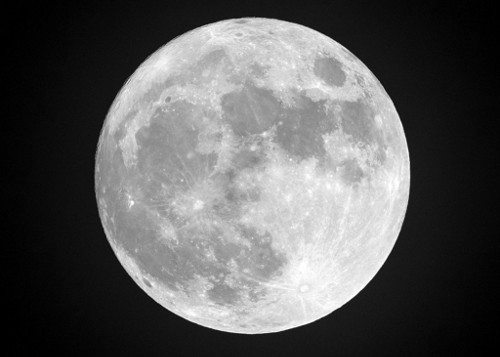
#> input picture MC_SVD/mc4_moon.jpg, 500 x 357 px
$ jupyter execute --allow-errors Minichallenge4_SVD.ipynb   (older library calls are emulated)
#> lines starting #> are read from the running program, lines starting #| are printed output that depends on the picture
<div style="width: 80%;">

<div style="clear: both"></div>
<br>

<div style="font-size: 20pt; float: left;">Anwendungen der linearen Algebra</div>
<div style="font-size: 20pt; text-align: right;">FS 2023</div>
<div style="font-size: 15pt; margin-top: 10px;">Fachexperten: Roger Burkhardt, Cédric Huwyler</div>
</div>
<br>

# Mini-Challenge 4 zum Thema *Singulärwertzerlegung*

In dieser Mini-Challenge lernst du die Singulärwertzerlegung am Beispiel der Bildkompression besser kennen. Für die Bildkompression gibt es zwar wesentlich performantere Algorithmen (z.B. JPEG), aber an diesem Beispiel können wir gut untersuchen, was die Rolle der einzelnen Singulärwerte ist. Die SVD ist ein sehr mächtiges Tool der linearen Algebra und besitzt sehr viele Anwendungen, die hier nicht abgedeckt sind (Pseudoinverse, Berechnung Konditionszahl, Lösung von Gleichungssystemen, Recommender-Systeme, Principal Component Analysis etc.)

Der Umfang dieser Mini-Challenge ist bewusst sehr kurz gewählt, da sie in der letzten Woche besprochen wird. Wir hoffen du bist damit umso mehr motiviert, die Mini-Challenge umzusetzen und mit SVD deine eigenen Bilder zu komprimieren. Voraussetzung ist, dass du den entsprechenden Stoff zu SVD im Skript gelesen hast.

[cell 1]
import numpy as np
import matplotlib.pyplot as plt
from scipy.linalg import svd

## Aufgabe 1: Dimensionsreduktion am Beispiel der Bildkompression

In dieser Aufgabe untersuchen wir, wie Bildkompression mit einer Dimensionsreduktion zusammenhängt. Konkret möchten wir hier eine Variante der SVD, die sogenannte **Truncated SVD** dazu benutzen, um Bilder verlustbehaftet zu komprimieren.

### a) Bild einlesen

Lies eines der beigelegten Bilder in eine Matrix $A$ ein und stelle es graphisch dar.

**Hinweise:**
* Das verwendete Bild muss zwingend schwarz-weiss sein, da sonst für jeden Farbkanal eine Matrix vorliegt (Tensor). Falls du ein eigenes Bild einlesen möchtest, musst du es manuell in einem Grafikprogramm auf den Modus schwarz-weiss setzen und als JPEG speichern (PNG scheint damit nicht klarzukommen).
* Benutze eine geeignete Funktion zum Einlesen. Matplotlib hat zum Beispiel die `imread()`-Funktion.
* Benutze die `imshow()`-Funktion aus Matplotlib zum Darstellen des Bildes und wähle die Colormap "gray".

[cell 2]
# Bild einlesen
pic = plt.imread("mc4_moon.jpg")
#> pic is the input picture: shape (357, 500); min 0, max 255, mean 90.6
# Bild anzeigen
plt.imshow(pic, cmap="gray")

### b) Singulärwertzerlegung berechnen

Berechne nun die Singulärwertzerlegung der Matrix $A$ mit `np.linalg.svd()`. Was sind die Dimensionen der Matrizen $U$, $\Sigma$ und $V$? Rekonstruiere die Originalmatrix $A$ aus $U$, $\Sigma$ und $V$ und stelle mit einem `assert`-Statement sicher, dass du wieder die gleiche Matrix erhältst.

[cell 3]
# Singulärwertzerlegung berechnen
U, S, V = np.linalg.svd(pic)
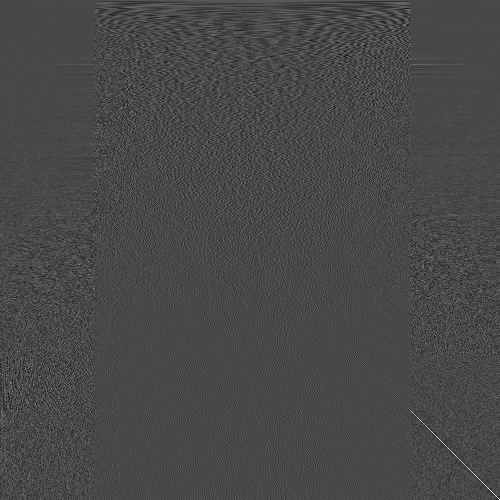
#> V: shape (500, 500) float64; min -0.291, max 0.728, mean 0.000116; drawn with min black and max white
#> S = 357 values, max 51299.9 at index 0, min 1.7 at index 356, mean 400

# Diagonalmatrix aus Singulärwerten erstellen
S_ = np.zeros(pic.shape)
np.fill_diagonal(S_, S)
# Dimensionen der Matrizen
print("Dimensionen von U: ", U.shape)
#| Dimensionen von U:  (357, 357)
print("Dimensionen von S: ", S_.shape)
#| Dimensionen von S:  (357, 500)
print("Dimensionen von V: ", V.shape)
#| Dimensionen von V:  (500, 500)
# Rekonstruktion von A
A = U @ S_ @ V

# Test, ob die Rekonstruktion funktioniert hat
assert np.allclose(pic, A)

### d) Truncated SVD

Laut Definition der Singulärwertzerlegung sind die Singulärwerte in $\Sigma$ absteigend nach ihrer Grösse sortiert. Im Skript zu LE5 wird angesprochen, dass die ersten paar Singulärwerte meistens schon einen grossen Teil der Varianz in den Daten (bzw. hier im Bild) erklären, d.h. dass die ersten paar Singulärwerte meistens sehr viel grösser sind als der Rest und ihre Grösse sehr schnell abfällt.

So kann es für eine Komprimierungsanwendung Sinn machen, nur die ersten $k$ Singulärwerte zu berücksichtigen und den Rest der Singulärwerte in $\Sigma$ auf Null zu setzen und als Rauschen in der Feinstruktur zu betrachten. Damit sind nur noch die ersten $k$ Spalten von $U$ und $V$ relevant für die Rekonstruktion der ursprünglichen Matrix, den Speicherplatz für den Rest können wir uns sparen:

$$
A \approx A_k = U\text{[:,k]} \; \Sigma\text{[:k,:k]} \; V^T\text{[:k,:]},
$$

wobei die Slice-Notation von Numpy benutzt wurde.
Im Vergleich zur ursprünglichen Matrix $A \in \mathbb{R}^{m\times n}$, die $m\cdot n$ Elemente enthält, brauchen wir nun nur noch $m\cdot k + k + n\cdot k = k (1 + m + n)$ Elemente zur Repräsentation von $A$. Für ein $1000\times1000$-Pixel-Bild und $k=20$ entspricht das einer Reduktion auf 4% des ursprünglichen Speicherplatzes. Natürlich mit entsprechenden Informationsverlusten.

Führe nun folgende Schritte durch:

1. Visualiere den Abfall der Singulärwerte und mache eine grobe Abschätzung, ab welchem $k$ du einigermassen vernünftige Rekonstruktionen des Bildes erwartest.

2. Schreibe eine Funktion `truncated_SVD( A, k )`, die die Rang-$k$-Approximation $A_k$ von $A$ berechnet.

3. Visualisiere $A_k$ für verschiedene Wahlen von $k$ zwischen 1 und 20. Ab welchem $k$ sind die groben Details einigermassen gut zu erkennen? Welchem Kompressionfaktor entspricht das?

[cell 4]
# Funktion truncated_SVD
def truncated_SVD(A, k):
    # Führe die Singulärwertzerlegung durch
    U, S, VT = svd(A)

    # Schneide die Matrizen entsprechend k zu
    U_k = U[:, :k]
    S_k = np.diag(S[:k])
    VT_k = VT[:k, :]

    # Rekonstruiere die Matrix mit den abgeschnittenen Matrizen
    A_k = np.dot(U_k, np.dot(S_k, VT_k))
    return A_k

[cell 5]
# Singulärwerte plotten
plt.figure(figsize=(15, 5))
plt.plot(S/np.max(S), marker="x", c="red")
plt.xlim(0, 20)
#> figure, not shown here; curve peaks at x = 0, y = 1

#> (a cell that did not finish here is left out)

[cell 7]
# Liste der k-Werte definieren
k_values = list(range(1, 21))

for k in k_values:
    # Berechnen von A_k
    A_k = truncated_SVD(pic, k)

    # Kompressionsfaktor berechnen
    compression_factor = (k * (1 + pic.shape[0] + pic.shape[1])) / (pic.shape[0] * pic.shape[1])

    # Grafik erstellen
    plt.figure(figsize=(3, 3))
    plt.imshow(A_k, cmap="gray")
    # plt.title("k = " + str(k) + ", Kompressionsfaktor = " + str(compression_factor))
    plt.axis("off")
    plt.title("k = {} (factor {:.1f})".format(k, compression_factor))
    plt.tight_layout()
#> this loop made 20 passes
#> S_k in truncated_SVD on passes 1 to 3: [51299.9], [[51299.9, 0], [0, 11751.7]], [[51299.9, 0, 0], [0, 11751.7, 0], [0, 0, 6939.3]]
#> pass 1, in truncated_SVD, `U, S, VT = svd(A)`:
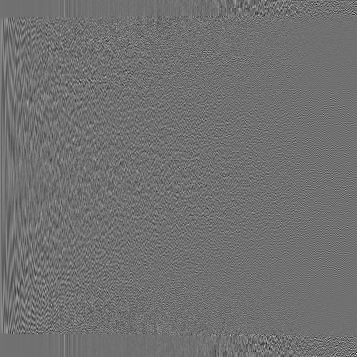
#> U: shape (357, 357) float32; min -0.412, max 0.518, mean 0.000185; drawn with min black and max white
#> pass 1, in truncated_SVD, `A_k = np.dot(U_k, np.dot(S_k, VT_k))`:
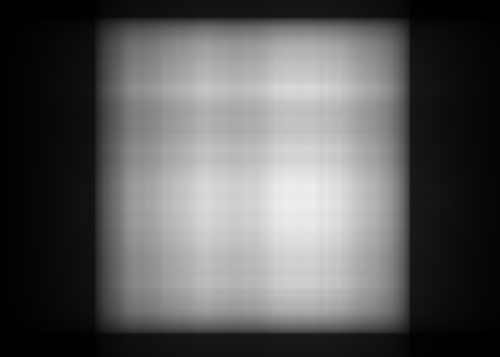
#> A_k: shape (357, 500) float32; min 0.126, max 239.6, mean 91
#> pass 2, in truncated_SVD (call 2), `A_k = np.dot(U_k, np.dot(S_k, VT_k))`:
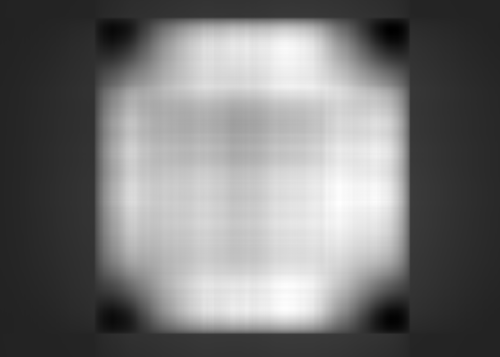
#> A_k: shape (357, 500) float32; min -38.1, max 240.8, mean 90.5; drawn with min black and max white
    # plt.show()
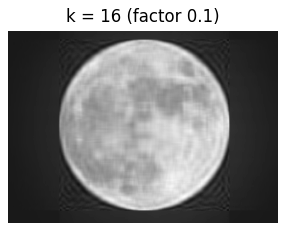
#> figure drawn by matplotlib, 1 panel

### e) Rekonstruktionsfehler als Funktion von $k$

Es ist anzunehmen, dass für zunehmende $k$ die Distanz zwischen Original $A$ und Rekonstruktion $A_k$ immer kleiner wird. Die Wahl einer geeigneten Distanzmetrik auf durch Matrizen repräsentierten Bildern ist unklar, berechne darum beispielhaft die über die Frobenius-, die Summen- und die Maximumnorm induzierten Distanzmasse $d(A, A_k) = ||A-A_k||$ und stelle diese graphisch als Funktion von $k$ dar.

[cell 8]
# Distanzmasse berechnen
frobenius_norm = []
one_norm = []
inf_norm = []

# Liste der k-Werte definieren
k_values = list(range(1, 21))

for k in k_values:
    # Berechnen von A_k
    A_k = truncated_SVD(pic, k)

    # Berechnen der Differenzmatrix
    diff = pic - A_k

    # Berechnen der Distanzmasse (Normen und der jeweiligen Liste hinzufügen)
    frobenius_norm.append(np.linalg.norm(diff, ord="fro"))
    one_norm.append(np.linalg.norm(diff, ord=1))
    inf_norm.append(np.linalg.norm(diff, ord=np.inf))
#> this loop made 20 passes
#> pass 1, `diff = pic - A_k`:
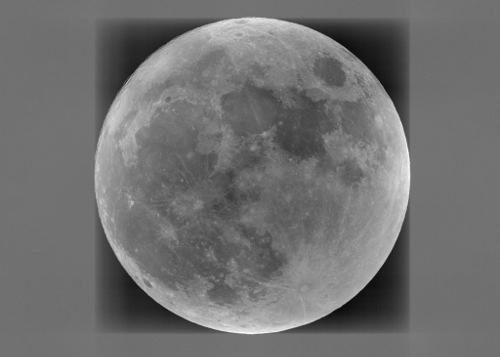
#> diff: shape (357, 500) float32; min -153.5, max 192, mean -0.3; drawn with min black and max white
#> pass 3, `diff = pic - A_k`:
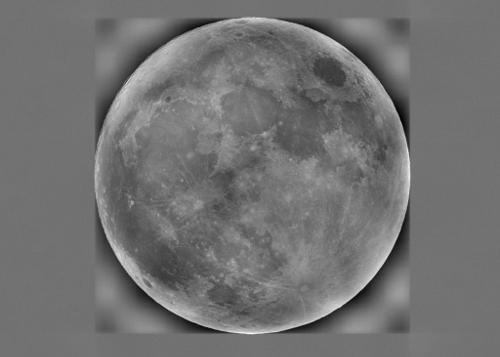
#> diff: shape (357, 500) float32; min -135, max 166.4, mean 0.1; drawn with min black and max white
#> after the loop:
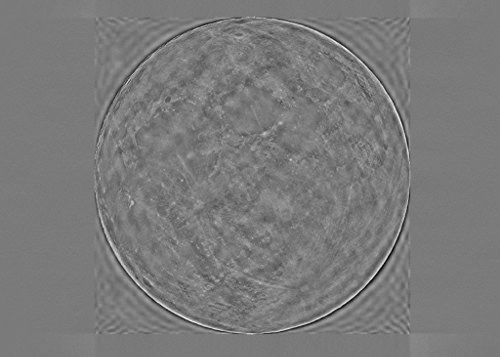
#> diff: shape (357, 500) float32; min -87.84, max 94.65, mean 0.1; drawn with min black and max white
#> after the loop, frobenius_norm = [17136.1, 12471.8, 10363, 9231.2, 8312.6, 7457, 6823.6, 6301.1, 5880.7, 5553.6, 5231.1, 4960.3, 4707.8, 4516.5, 4320, 4138, 3974.1, 3840.5, 3706.3, 3589.6]; inf_norm = [25512.8, 18570, 14583.2, 12479.5, 11830.2, 11364.3, 10288.8, 8825.5, 8561.4, 8473, 7199.1, 6646.9, 5385, 4667.7, 4558.3, 4520.5, 4529.1, 4509.6, 4499.9, 3903.2]; one_norm = [27262.6, 19094.3, 15076.9, 13387.5, 12048.4, 10403.3, 10258.8, 10046.1, 8649.5, 6395.1, 6411.6, 5619, 5553, 4563.2, 4535.8, 4512.6, 3898.6, 3871.4, 3868.8, 3662]


# Grafik erstellen
plt.figure(figsize=(10, 6))

# Normen plotten
plt.plot(k_values, frobenius_norm, label="Frobeniusnorm")
plt.plot(k_values, one_norm, label="Summennorm")
plt.plot(k_values, inf_norm, label="Maximumnorm")

# Achsenbeschriftung
plt.xlabel("k")
plt.ylabel("Distanzmasse")

# Titel und Legende
plt.title("Distanzmasse als Funktion von k")
plt.legend()

# Plot anzeigen
plt.show()
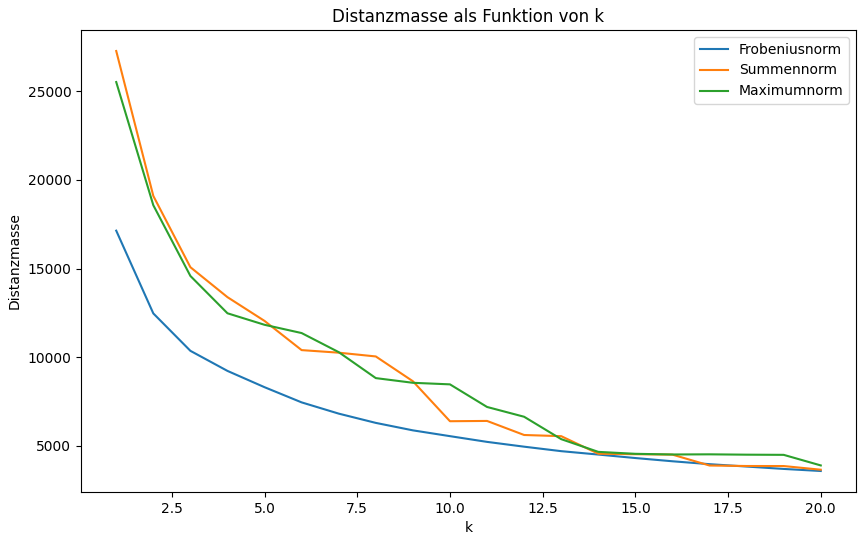
#> figure drawn by matplotlib, 1 panel; curve peaks at x = 1, y = 17136.1; curve peaks at x = 1, y = 27262.6; curve peaks at x = 1, y = 25512.8

 ### f) Structural Similarity als Ähnlichkeitsmass

Wie oben bereits angetönt, eignen sich die benutzten Distanzmasse nicht gross für den Vergleich von Bildern, da sie nicht die menschliche Wahrnehmung von Ähnlichkeiten zwischen Bildern berücksichtigen. Hierzu gibt es den [Structural Similarity Index](https://en.wikipedia.org/wiki/Structural_similarity), der 1 ist, wenn die beiden Bilder genau gleich sind und sonst kleiner als 1 ist (wie in LE4 kennengelernt). Im Unterschied zu den obigen Massen würden wir erwarten, dass er schon bei eher kleinen Werten von $k$ relativ schnell zu einer hohen Ähnlichkeit schiesst. Prüfe und diskutiere diese Vermutung.

Du kannst hierzu die Implementierung aus `scikit-image` benutzen (das du je nachdem noch installieren musst):

[cell 9]
from skimage.metrics import structural_similarity as ssim

[cell 10]
# Liste zur Speicherung der SSIM-Werte
ssim_values = []

for k in k_values:
    # Berechnen von A_k
    A_k = truncated_SVD(pic, k)

    # We assume the image is normalized with values in range [0, 1]
    s = ssim(pic, A_k, multichannel=True, data_range=1)

    ssim_values.append(s)
#> this loop made 20 passes
#> s on passes 4 to 15: 0.0973, 0.109, 0.121, 0.133, 0.142, 0.147, 0.156, 0.165, 0.174, 0.187, 0.192, 0.197
#> (S_k in truncated_SVD, s) on passes 1 to 3: ([51299.9], 0.0668), ([[51299.9, 0], [0, 11751.7]], 0.0792), ([[51299.9, 0, 0], [0, 11751.7, 0], [0, 0, 6939.3]], 0.0862)
#> after the loop, ssim_values = [0.0668, 0.0792, 0.0862, 0.0973, 0.109, 0.121, 0.133, 0.142, 0.147, 0.156, 0.165, 0.174, 0.187, 0.192, 0.197, 0.204, 0.213, 0.222, 0.226, 0.232]

# Erstellen Sie die Grafik
plt.figure(figsize=(10,6))

# SSIM-Werte plotten
plt.plot(k_values, ssim_values, label='SSIM')

# Achsenbeschriftung
plt.xlabel('k')
plt.ylabel('SSIM')

# Titel und Legende
plt.title('SSIM als Funktion von k')
plt.legend()

# Plot anzeigen
plt.show()
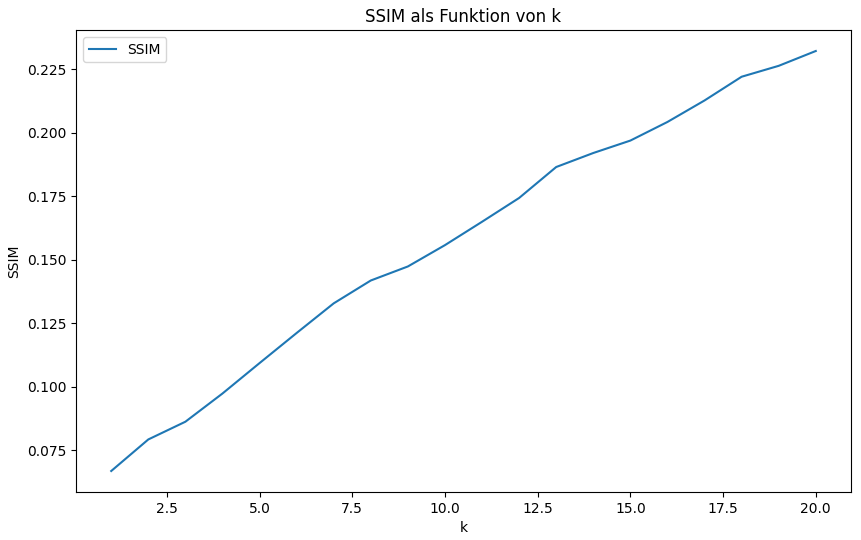
#> figure drawn by matplotlib, 1 panel; curve peaks at x = 20, y = 0.232

[cell 11]
# Sicherstellen, dass der Wert von data_range zu den Daten vom Bild passt
# dazu können die maximale und minimale Intensität des Bildes mit np.max() und np.min() berechnet werden
print("Maximaler Wert des Bildes: ", np.max(pic))
#| Maximaler Wert des Bildes:  255
print("Minimaler Wert des Bildes: ", np.min(pic))
#| Minimaler Wert des Bildes:  0
